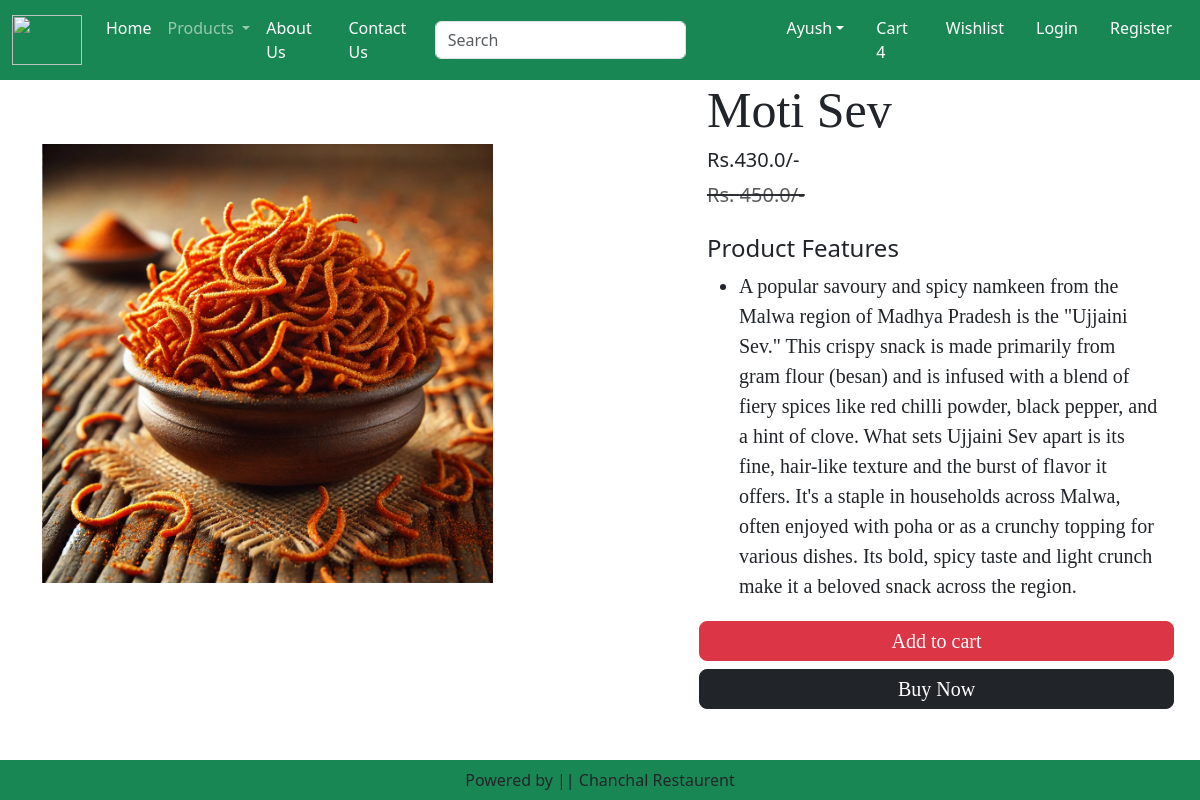
Screenshot of /product-detail/2 with the database file from the repository.
### home/models.py (models this page shows, shortened)
class Product(models.Model):
    title = models.CharField(max_length=100)
    sp = models.FloatField()
    dp = models.FloatField()
    desc = models.TextField()
    composition = models.TextField(default='')
    prodapp = models.TextField(default='')
    category = models.CharField(choices=CATEGORY_CHOICES, max_length=2)
    product_image = models.ImageField(upload_to='product')

### home/views.py (the view)
# urls.py: path('product-detail/<int:pk>', views.ProductDetail.as_view(), name='product-detail'),
class ProductDetail(View):
    def get(self, request, pk):
        product = Product.objects.get(pk=pk)
        return render(request, 'home/productdetail.html', locals())

### home/templates/home/productdetail.html (shortened to what this page needs)
{% extends 'home/base.html' %}
{% load static %}
{% block main-content %}
    <div class="container">
        <div class="row flex justify-content-between">
            <div class="img2 col-lg-5 mt-5">
                <img src="{{product.product_image.url}}" class="image col-xs-6 col-sm-12 col-lg-12 mt-3 text-sm-center w-100 h-75" alt="">
            </div>
            <div class="productdetail col-lg-5">
                <h1 style="font-family: Georgia; font-size: 50px;">{{product.title}}</h1>
                <h5>Rs.{{product.dp}}/-</h5>
                <small class="text-decoration-line-through text-muted fs-5"><del>Rs. {{product.sp}}/-</del></small></del>
                <br><br><h4>Product Features</h4>
                <ul class="fs-5" style="font-family: Rajdhani;">
                    <li>{{product.desc}}</li>
                </ul>
                <div class="buttons row flex" style="font-family: Rajdhani;">
                    <button type="submit" class="d-grid gap-2 btn1 btn btn-danger p-1 m-1 btn-lg text-decoration-none text-white">Add to cart</button>
                    <div class="btn btn-dark p-1 m-1 btn-lg"><a href="#" class="text-decoration-none text-white">Buy Now</a></div>
                </div>
            </div>
        </div>
    </div>
{% endblock main-content %}

### rows the page displays
Product: product_image (picture), title "Moti Sev", dp "430.0", sp "450.0", desc "A popular savoury and spicy namkeen from the Malwa region of Madhya Pradesh is the \"Ujjaini Sev.\" This crispy snack is made primarily from gram flour (besan) and is infused with a blend of fiery spices like red chilli powder, black pepper, and a hint of clove. What sets Ujjaini Sev apart is its fine, hair-like texture and the burst of flavor it offers. It's a staple in households across Malwa, often enjoyed with poha or as a crunchy topping for various dishes. Its bold, spicy taste and light crunch make it a beloved snack across the region."
